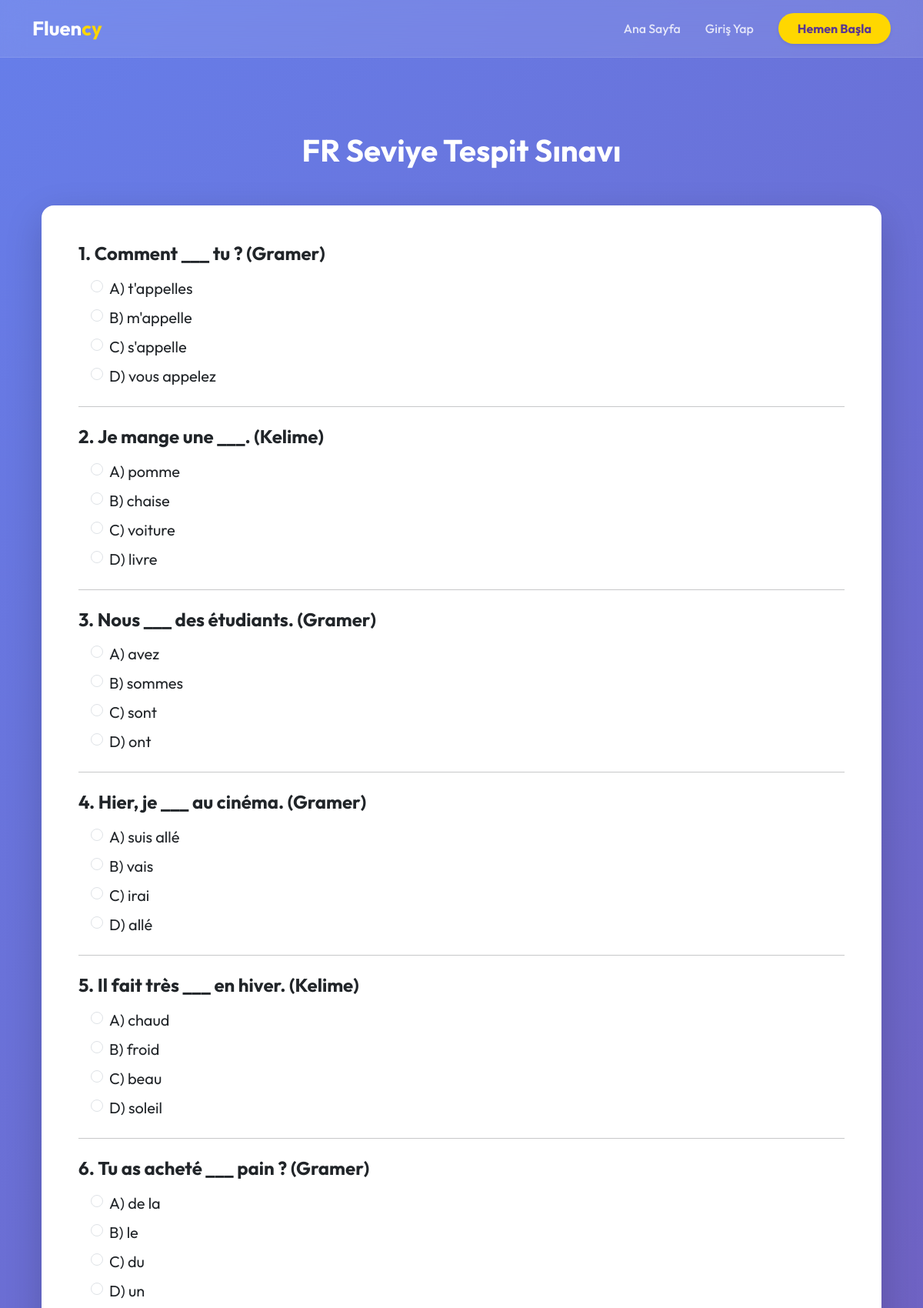
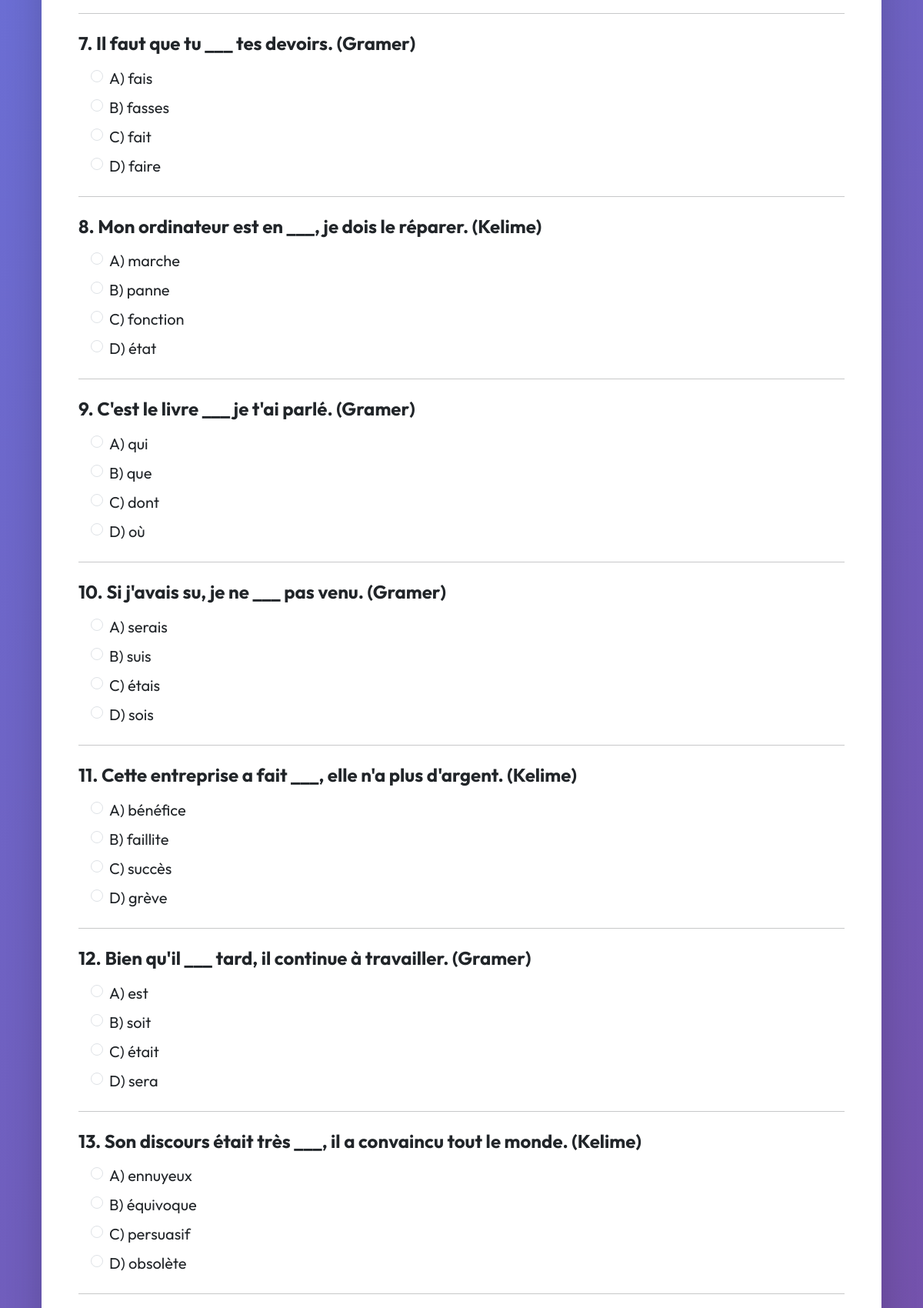
Page /test/fr/ (upper part) on the committed database (2 pictures, top to bottom).
### languages/models.py (models this page shows, shortened)
class Question(models.Model):
    language_code = models.CharField(max_length=5)
    text = models.TextField()
    level = models.CharField(max_length=2)
    option_a = models.CharField(max_length=200)
    option_b = models.CharField(max_length=200)
    option_c = models.CharField(max_length=200)
    option_d = models.CharField(max_length=200)
    correct_answer = models.CharField(max_length=1)

### languages/views.py (the view)
# urls.py: path('test/<str:lang_code>/', views.start_placement_test, name='start_test'),
def start_placement_test(request, lang_code):
    questions = Question.objects.filter(language_code=lang_code.lower())
    if not questions.exists():
        return render(request, 'languages/no_questions.html', {'lang_code': lang_code})
    return render(request, 'languages/test.html', {
        'questions': questions,
        'lang_code': lang_code
    })

### languages/templates/languages/test.html (shortened to what this page needs)
{% extends "base.html" %}
{% block content %}
<div class="container mt-5 text-white"> <h1 class="fw-bold text-center mb-5">{{ lang_code|upper }} Seviye Tespit Sınavı</h1>
    <div class="card p-5 rounded-4 shadow-lg bg-white border-0">
        <div style="color: #212529 !important;"> <form method="post" action="{% url 'evaluate_test' lang_code=lang_code %}">
                {% for question in questions %}
                <div class="mb-4">
                    <h4 class="fw-bold" style="color: #212529 !important;">{{ forloop.counter }}. {{ question.text }}</h4>
                    <div class="ms-3 mt-3">
                        <div class="form-check mb-2">
                            <input class="form-check-input" type="radio" name="question_{{ question.id }}" id="q{{ question.id }}a" value="A" required>
                            <label class="form-check-label fs-5" for="q{{ question.id }}a" style="color: #212529 !important;">A) {{ question.option_a }}</label>
                        </div>
                        <div class="form-check mb-2">
                            <input class="form-check-input" type="radio" name="question_{{ question.id }}" id="q{{ question.id }}b" value="B">
                            <label class="form-check-label fs-5" for="q{{ question.id }}b" style="color: #212529 !important;">B) {{ question.option_b }}</label>
                        </div>
                        <div class="form-check mb-2">
                            <input class="form-check-input" type="radio" name="question_{{ question.id }}" id="q{{ question.id }}c" value="C">
                            <label class="form-check-label fs-5" for="q{{ question.id }}c" style="color: #212529 !important;">C) {{ question.option_c }}</label>
                        </div>
                        <div class="form-check mb-2">
                            <input class="form-check-input" type="radio" name="question_{{ question.id }}" id="q{{ question.id }}d" value="D">
                            <label class="form-check-label fs-5" for="q{{ question.id }}d" style="color: #212529 !important;">D) {{ question.option_d }}</label>
                        </div>
                    </div>
                </div>
                <hr class="my-4 opacity-25" style="border-color: #212529;">
                {% endfor %}
            </form>
        </div>
    </div>
</div>
{% endblock %}

### templates/base.html (style rules this page uses)
body { font-family: 'Outfit', sans-serif; background: linear-gradient(135deg, #667eea 0%, #764ba2 100%); min-height: 100vh; color: #fff; display: flex; flex-direction: column; }

### rows in the picture
Question: text "Comment ___ tu ? (Gramer)", option_a "t'appelles", option_b "m'appelle", option_c "s'appelle", option_d "vous appelez"
Question: text "Je mange une ___. (Kelime)", option_a "pomme", option_b "chaise", option_c "voiture", option_d "livre"
Question: text "Nous ___ des étudiants. (Gramer)", option_a "avez", option_b "sommes", option_c "sont", option_d "ont"
Question: text "Hier, je ___ au cinéma. (Gramer)", option_a "suis allé", option_b "vais", option_c "irai", option_d "allé"
Question: text "Il fait très ___ en hiver. (Kelime)", option_a "chaud", option_b "froid", option_c "beau", option_d "soleil"
Question: text "Tu as acheté ___ pain ? (Gramer)", option_a "de la", option_b "le", option_c "du", option_d "un"
Question: text "Il faut que tu ___ tes devoirs. (Gramer)", option_a "fais", option_b "fasses", option_c "fait", option_d "faire"
Question: text "Mon ordinateur est en ___, je dois le réparer. (Kelime)", option_a "marche", option_b "panne", option_c "fonction", option_d "état"
Question: text "C'est le livre ___ je t'ai parlé. (Gramer)", option_a "qui", option_b "que", option_c "dont", option_d "où"
Question: text "Si j'avais su, je ne ___ pas venu. (Gramer)", option_a "serais", option_b "suis", option_c "étais", option_d "sois"
Question: text "Cette entreprise a fait ___, elle n'a plus d'argent. (Kelime)", option_a "bénéfice", option_b "faillite", option_c "succès", option_d "grève"
Question: text "Bien qu'il ___ tard, il continue à travailler. (Gramer)", option_a "est", option_b "soit", option_c "était", option_d "sera"
Question: text "Son discours était très ___, il a convaincu tout le monde. (Kelime)", option_a "ennuyeux", option_b "équivoque", option_c "persuasif", option_d "obsolète"

### other values in the picture
{{ lang_code|upper }} "FR"
